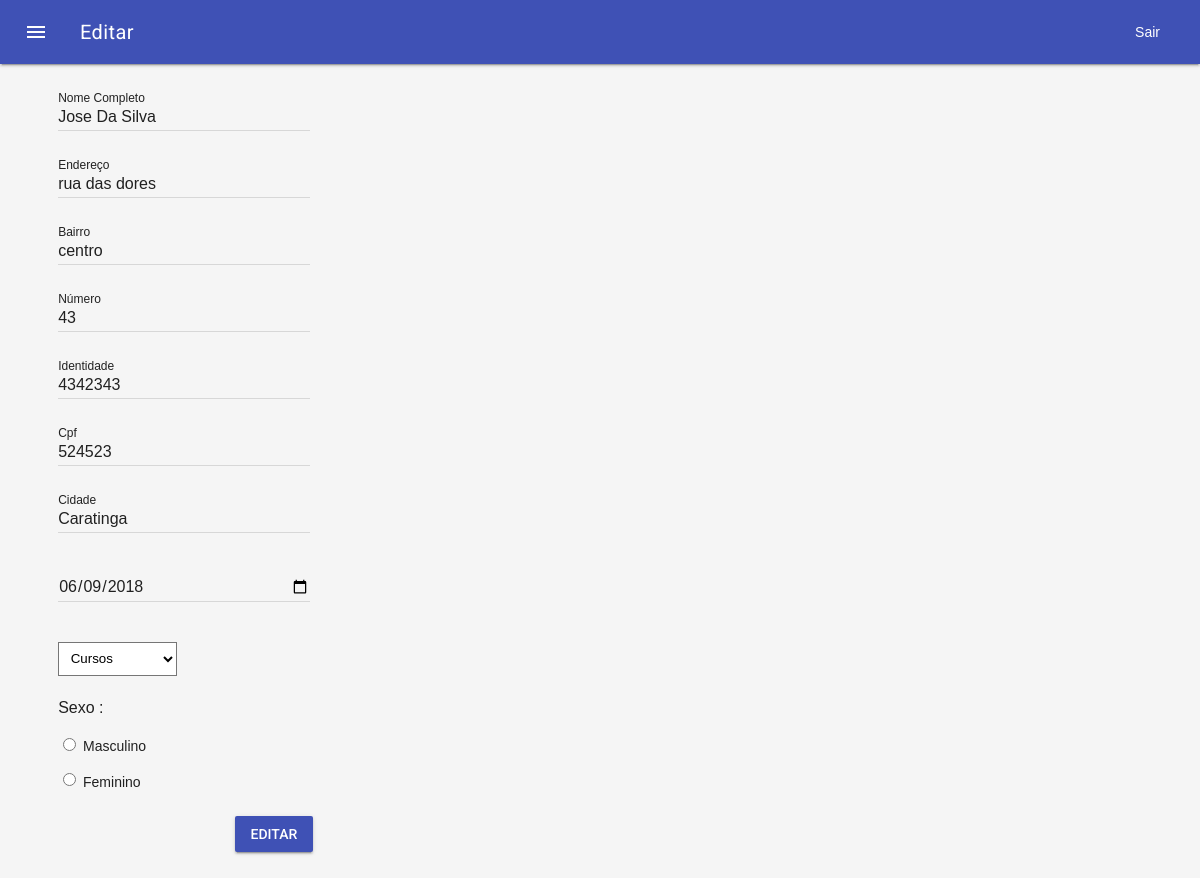
Page /interno/novoAluno.php?edit=82791 on the committed database.
### tables this page shows
CREATE TABLE `info` (
  `id` int(11) NOT NULL,
  `nome` varchar(255) NOT NULL,
  `endereco` varchar(255) NOT NULL,
  `bairro` varchar(255) NOT NULL,
  `numero` int(8) NOT NULL,
  `rg` int(11) NOT NULL,
  `cpf` int(11) NOT NULL,
  `cidade` varchar(255) NOT NULL,
  `nascimento` date NOT NULL,
  `sexo` enum('M','F') NOT NULL,
  `curso` varchar(255) NOT NULL
);

### model/Conexao.php (called while the page is built, shortened)
<?php
class Conexao {
	public static function getInstancia(){
		if (!isset($instancia)) {
			try{
				$banco_host = "mysql:dbname=school;host=localhost";
 				$usuario = "root";
	 			$senha = "";
				$instancia = new PDO($banco_host, $usuario, $senha);
				$instancia->setAttribute(PDO::ATTR_ERRMODE, PDO::ERRMODE_EXCEPTION);
			} catch(PDOException $execao){
				echo $execao->getMessage();
				exit();
			}
			return $instancia;
		}
	}
}

### controller/ConLista.php (called while the page is built, shortened)
<?php
require_once '../model/AlunoDao.php';
function buscaAluno($id){
	if(isset($id)){
		$id -= 82789;
		$aluno = new AlunoDao();
		$dados = $aluno->selecionaAluno($id);
		if($dados != false){
			return $dados;
		}
	}
	return false;
}

### model/AlunoDao.php (called while the page is built, shortened)
<?php
require_once 'Conexao.php';
class AlunoDao {
	private $con_ativa;
	public function __construct(){
		if(!isset($this->con_ativa)){
			$this->con_ativa = Conexao::getInstancia();
		}
	}
	public function selecionaAluno($id){
		$sql = "SELECT * FROM info WHERE id=:ID";
		try {
			$operacao = $this->con_ativa->prepare($sql);
			$operacao->bindParam(":ID", $id);
			if($operacao->execute()){
				return $operacao->fetch();
			}
			return false;
		} catch (PDOException $e) {
			$e->getMessage();
		}
	}
}

### interno/novoAluno.php (the view, shortened to what this page needs)
<?php
require_once '../controller/ConLista.php';
if(isset($_GET['edit']) && $_GET['edit'] != ""){
	$temp = true;
	$id = $_GET['edit'];
	$obj = buscaAluno($id);
	$nome = $obj['nome'];
	$endereco = $obj['endereco'];
	$bairro = $obj['bairro'];
	$num = $obj['numero'];
	$rg = $obj['rg'];
	$cpf = $obj['cpf'];
	$cidade = $obj['cidade'];
	$nascimento = $obj['nascimento'];
}
?>
<!DOCTYPE html>
<html lang="pt-br">
<head>
	<link rel="stylesheet" type="text/css" href="../assets/css/material.min.css">
	<link rel="stylesheet" type="text/css" href="../assets/css/estilo.css">
</head>
<body>
	<div class="mdl-layout mdl-js-layout mdl-layout--fixed-header mdl-color--grey-100">
		<header class="mdl-layout__header">
			<div class="mdl-layout__header-row">
				<h1 class="mdl-layout-title">Editar</h1>
				<a id="sair" href="../index.php">Sair</a>
			</div>
		</header>
		<main class="conteudo-index mdl-layout__content ">
			<div class="mdl-grid">
				<div class="col mdl-cell mdl-cell--2-col mdl-cell--4-col-phone mdl-cell--8-col-tablet">
					<form id="sel" class="form" method="post" action="../controller/ConAluno.php">
						<div class="mdl-textfield mdl-js-textfield mdl-textfield--floating-label">
							<input class="mdl-textfield__input" type="text" id="campo" name="nome" required value="<?php echo $nome; ?>">
							<label class="mdl-textfield__label mdl-color-text--grey-900" for="campo">Nome Completo</label>
						</div>
						<div class="mdl-textfield mdl-js-textfield mdl-textfield--floating-label">
							<input class="mdl-textfield__input" type="text" id="sample1" name="endereco" required value="<?php echo $endereco; ?>">
							<label class="mdl-textfield__label mdl-color-text--grey-900" for="sample1">Endereço</label>
						</div>
						<div class="mdl-textfield mdl-js-textfield mdl-textfield--floating-label">
							<input class="mdl-textfield__input" type="text" id="sample1" name="bairro" required value="<?php echo $bairro; ?>">
							<label class="mdl-textfield__label mdl-color-text--grey-900" for="sample1">Bairro</label>
						</div>
						<div class="mdl-textfield mdl-js-textfield mdl-textfield--floating-label">
							<input class="mdl-textfield__input" type="number" id="sample1" name="numero" required value="<?php echo $num; ?>">
							<label class="mdl-textfield__label mdl-color-text--grey-900" for="sample1">Número</label>
						</div>
						<div class="mdl-textfield mdl-js-textfield mdl-textfield--floating-label">
							<input class="mdl-textfield__input" type="number" id="sample1" name="rg" required value="<?php echo $rg; ?>">
							<label class="mdl-textfield__label mdl-color-text--grey-900" for="sample1">Identidade</label>
						</div>
						<div class="mdl-textfield mdl-js-textfield mdl-textfield--floating-label">
							<input class="mdl-textfield__input" type="number" id="sample1" name="cpf" required value="<?php echo $cpf; ?>">
							<label class="mdl-textfield__label mdl-color-text--grey-900" for="sample1">Cpf</label>
						</div>
						<div class="mdl-textfield mdl-js-textfield mdl-textfield--floating-label">
							<input class="mdl-textfield__input" type="text" id="sample1" name="cidade" required value="<?php echo $cidade; ?>">
							<label class="mdl-textfield__label mdl-color-text--grey-900" for="sample1">Cidade</label>
						</div>
						<div class="mdl-textfield mdl-js-textfield">
							<input class="mdl-textfield__input" type="date" value="2018-06-09" id="sample1" name="nascimento" required value="<?php echo $nascimento; ?>">
						</div>
						<div class="mdl-textfield mdl-js-textfield mdl-textfield--floating-label">
							<select name="curso" form="sel" class="select">
								<option>Cursos</option>
							</select>
						</div>
						<label class="mdl-radio" for="sexo">Sexo :</label><br>
		    			<input class="mdl-radio__button" name="sexo" type="radio" value="M"> <label for="M"> Masculino </label><br>
		    			<input class="mdl-radio__button" name="sexo" type="radio" value="F"> <label for="F"> Feminino </label>
               			<?php if($temp == true) { ?>
								<button class="btfor mdl-button mdl-js-button mdl-button--raised mdl-button--colored" type="submit" name="editarAluno">Editar
								</button>
						<?php } else { ?>
								<button class="btfor mdl-button mdl-js-button mdl-button--raised mdl-button--colored" type="submit" name="novaMatricula">Criar
						</button>
						<?php } ?>
					</form>
				</div>
			</div>
		</main>
	</div>
</body>
</html>

### assets/css/estilo.css (style rules this page uses)
.conteudo-index { width: 100%; margin-left: 2.7%; }
.col { margin-top: 1%; margin-left: 1.5%; width: 21vw; height: 35vh; }
#sair { text-decoration: none; color: white; }
.btfor { margin-top: 10%; margin-left: 70%; margin-bottom: 10%; }
.select { text-transform: none; padding: 3%; background-color: white; color: black; padding-right: 10%; }
input { padding: 4px; margin-top: 7%; }

### rows in the picture
info: nome "Jose Da Silva", endereco "rua das dores", bairro "centro", numero "43", rg "4342343", cpf "524523", cidade "Caratinga", nascimento "06/09/2018"
